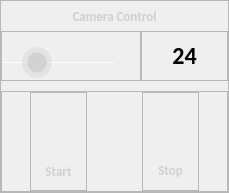
                        <widget class="QFrame" name="Controle_camera">
                         <property name="minimumSize">
                          <size>
                           <width>0</width>
                           <height>0</height>
                          </size>
                         </property>
                         <property name="maximumSize">
                          <size>
                           <width>197</width>
                           <height>16777215</height>
                          </size>
                         </property>
                         <property name="frameShape">
                          <enum>QFrame::StyledPanel</enum>
                         </property>
                         <property name="frameShadow">
                          <enum>QFrame::Raised</enum>
                         </property>
                         <layout class="QVBoxLayout" name="verticalLayout_22">
                          <property name="spacing">
                           <number>10</number>
                          </property>
                          <property name="leftMargin">
                           <number>0</number>
                          </property>
                          <property name="topMargin">
                           <number>4</number>
                          </property>
                          <property name="rightMargin">
                           <number>0</number>
                          </property>
                          <property name="bottomMargin">
                           <number>0</number>
                          </property>
                          <item>
                           <widget class="QLabel" name="label_8">
                            <property name="minimumSize">
                             <size>
                              <width>0</width>
                              <height>16</height>
                             </size>
                            </property>
                            <property name="maximumSize">
                             <size>
                              <width>16777215</width>
                              <height>10</height>
                             </size>
                            </property>
                            <property name="font">
                             <font>
                              <family>Calibri</family>
                              <pointsize>10</pointsize>
                              <weight>75</weight>
                              <bold>true</bold>
                             </font>
                            </property>
                            <property name="styleSheet">
                             <string notr="true">color: rgb(208, 208, 208);
border-radius: none;
border-top: 20px;</string>
                            </property>
                            <property name="text">
                             <string>Camera Control</string>
                            </property>
                            <property name="alignment">
                             <set>Qt::AlignCenter</set>
                            </property>
                           </widget>
                          </item>
                          <item>
                           <widget class="QWidget" name="widget_20" native="true">
                            <property name="maximumSize">
                             <size>
                              <width>16777215</width>
                              <height>50</height>
                             </size>
                            </property>
                            <layout class="QHBoxLayout" name="horizontalLayout_25">
                             <property name="spacing">
                              <number>0</number>
                             </property>
                             <property name="leftMargin">
                              <number>0</number>
                             </property>
                             <property name="topMargin">
                              <number>0</number>
                             </property>
                             <property name="rightMargin">
                              <number>0</number>
                             </property>
                             <property name="bottomMargin">
                              <number>0</number>
                             </property>
                             <item>
                              <widget class="QFrame" name="frame_25">
                               <property name="minimumSize">
                                <size>
                                 <width>140</width>
                                 <height>0</height>
                                </size>
                               </property>
                               <property name="maximumSize">
                                <size>
                                 <width>140</width>
                                 <height>16777215</height>
                                </size>
                               </property>
                               <property name="frameShape">
                                <enum>QFrame::StyledPanel</enum>
                               </property>
                               <property name="frameShadow">
                                <enum>QFrame::Raised</enum>
                               </property>
                               <layout class="QVBoxLayout" name="verticalLayout_20">
                                <property name="spacing">
                                 <number>0</number>
                                </property>
                                <property name="leftMargin">
                                 <number>0</number>
                                </property>
                                <property name="topMargin">
                                 <number>0</number>
                                </property>
                                <property name="rightMargin">
                                 <number>0</number>
                                </property>
                                <property name="bottomMargin">
                                 <number>0</number>
                                </property>
                                <item alignment="Qt::AlignLeft">
                                 <widget class="QSlider" name="slider_exposure_time_expert">
                                  <property name="minimumSize">
                                   <size>
                                    <width>112</width>
                                    <height>60</height>
                                   </size>
                                  </property>
                                  <property name="styleSheet">
                                   <string notr="true">QSlider:horizontal {
    min-height: 60px;
}
QSlider::groove:horizontal {
    height: 1px;
    background: white; 
}
QSlider::handle:horizontal {
    width: 30px;
    margin-top: -15px;
    margin-bottom: -15px;
    border-radius: 15px;
    background: qradialgradient(spread:reflect, cx:0.5, cy:0.5, radius:0.5, fx:0.5, fy:0.5, stop:0.6 rgba(210, 210, 210, 255), stop:0.7 rgba(210, 210, 210, 100));
}
QSlider::handle:horizontal:hover {
    background: qradialgradient(spread:reflect, cx:0.5, cy:0.5, radius:0.5, fx:0.5, fy:0.5, stop:0.6 rgba(255, 255, 255, 255), stop:0.7 rgba(255, 255, 255, 100));
}</string>
                                  </property>
                                  <property name="maximum">
                                   <number>1000</number>
                                  </property>
                                  <property name="singleStep">
                                   <number>1</number>
                                  </property>
                                  <property name="value">
                                   <number>240</number>
                                  </property>
                                  <property name="orientation">
                                   <enum>Qt::Horizontal</enum>
                                  </property>
                                 </widget>
                                </item>
                               </layout>
                              </widget>
                             </item>
                             <item>
                              <widget class="QFrame" name="frame_26">
                               <property name="frameShape">
                                <enum>QFrame::StyledPanel</enum>
                               </property>
                               <property name="frameShadow">
                                <enum>QFrame::Raised</enum>
                               </property>
                               <layout class="QGridLayout" name="gridLayout_10">
                                <item row="0" column="0" alignment="Qt::AlignRight">
                                 <widget class="QLabel" name="slider_exposure_label_expert">
                                  <property name="minimumSize">
                                   <size>
                                    <width>67</width>
                                    <height>0</height>
                                   </size>
                                  </property>
                                  <property name="font">
                                   <font>
                                    <family>Calibri</family>
                                    <pointsize>18</pointsize>
                                    <weight>75</weight>
                                    <bold>true</bold>
                                   </font>
                                  </property>
                                  <property name="styleSheet">
                                   <string notr="true">color: rgb(0, 0, 0);
</string>
                                  </property>
                                  <property name="text">
                                   <string>24</string>
                                  </property>
                                  <property name="alignment">
                                   <set>Qt::AlignCenter</set>
                                  </property>
                                 </widget>
                                </item>
                               </layout>
                              </widget>
                             </item>
                            </layout>
                           </widget>
                          </item>
                          <item>
                           <widget class="QFrame" name="frame_30">
                            <property name="minimumSize">
                             <size>
                              <width>0</width>
                              <height>89</height>
                             </size>
                            </property>
                            <property name="frameShape">
                             <enum>QFrame::StyledPanel</enum>
                            </property>
                            <property name="frameShadow">
                             <enum>QFrame::Raised</enum>
                            </property>
                            <layout class="QHBoxLayout" name="horizontalLayout_26">
                             <property name="spacing">
                              <number>0</number>
                             </property>
                             <property name="leftMargin">
                              <number>0</number>
                             </property>
                             <property name="topMargin">
                              <number>0</number>
                             </property>
                             <property name="rightMargin">
                              <number>0</number>
                             </property>
                             <property name="bottomMargin">
                              <number>0</number>
                             </property>
                             <item alignment="Qt::AlignHCenter">
                              <widget class="QFrame" name="frame_31">
                               <property name="frameShape">
                                <enum>QFrame::StyledPanel</enum>
                               </property>
                               <property name="frameShadow">
                                <enum>QFrame::Raised</enum>
                               </property>
                               <layout class="QGridLayout" name="gridLayout_11">
                                <property name="leftMargin">
                                 <number>0</number>
                                </property>
                                <property name="topMargin">
                                 <number>9</number>
                                </property>
                                <property name="rightMargin">
                                 <number>0</number>
                                </property>
                                <property name="bottomMargin">
                                 <number>18</number>
                                </property>
                                <property name="spacing">
                                 <number>0</number>
                                </property>
                                <item row="1" column="0">
                                 <widget class="QLabel" name="label_17">
                                  <property name="minimumSize">
                                   <size>
                                    <width>0</width>
                                    <height>15</height>
                                   </size>
                                  </property>
                                  <property name="maximumSize">
                                   <size>
                                    <width>16777215</width>
                                    <height>0</height>
                                   </size>
                                  </property>
                                  <property name="font">
                                   <font>
                                    <family>Calibri</family>
                                    <pointsize>10</pointsize>
                                    <weight>75</weight>
                                    <bold>true</bold>
                                   </font>
                                  </property>
                                  <property name="styleSheet">
                                   <string notr="true">color: rgb(208, 208, 208);</string>
                                  </property>
                                  <property name="text">
                                   <string>Start</string>
                                  </property>
                                  <property name="alignment">
                                   <set>Qt::AlignCenter</set>
                                  </property>
                                 </widget>
                                </item>
                                <item row="0" column="0">
                                 <widget class="QToolButton" name="start_expert">
                                  <property name="minimumSize">
                                   <size>
                                    <width>55</width>
                                    <height>55</height>
                                   </size>
                                  </property>
                                  <property name="maximumSize">
                                   <size>
                                    <width>55</width>
                                    <height>55</height>
                                   </size>
                                  </property>
                                  <property name="styleSheet">
                                   <string notr="true">border-radius: 19px; 
background-color: None;
background-repeat: no-repeat; 
background-position: center;</string>
                                  </property>
                                  <property name="text">
                                   <string/>
                                  </property>
                                  <property name="icon">
                                   <iconset>
                                    <normaloff>images/button_start_stop.png</normaloff>
                                    <disabledoff>images/output-onlinepngtools (5).png</disabledoff>images/button_start_stop.png</iconset>
                                  </property>
                                  <property name="iconSize">
                                   <size>
                                    <width>90</width>
                                    <height>90</height>
                                   </size>
                                  </property>
                                  <property name="checkable">
                                   <bool>false</bool>
                                  </property>
                                  <property name="autoRepeat">
                                   <bool>false</bool>
                                  </property>
                                  <property name="autoExclusive">
                                   <bool>false</bool>
                                  </property>
                                 </widget>
                                </item>
                               </layout>
                              </widget>
                             </item>
                             <item alignment="Qt::AlignHCenter">
                              <widget class="QFrame" name="frame_32">
                               <property name="frameShape">
                                <enum>QFrame::StyledPanel</enum>
                               </property>
                               <property name="frameShadow">
                                <enum>QFrame::Raised</enum>
                               </property>
                               <layout class="QGridLayout" name="gridLayout_12">
                                <property name="leftMargin">
                                 <number>0</number>
                                </property>
                                <property name="topMargin">
                                 <number>6</number>
                                </property>
                                <property name="rightMargin">
                                 <number>0</number>
                                </property>
                                <property name="bottomMargin">
                                 <number>18</number>
                                </property>
                                <property name="spacing">
                                 <number>0</number>
                                </property>
                                <item row="0" column="0" alignment="Qt::AlignHCenter">
                                 <widget class="QToolButton" name="stop_expert">
                                  <property name="enabled">
                                   <bool>true</bool>
                                  </property>
                                  <property name="minimumSize">
                                   <size>
                                    <width>55</width>
                                    <height>55</height>
                                   </size>
                                  </property>
                                  <property name="maximumSize">
                                   <size>
                                    <width>55</width>
                                    <height>55</height>
                                   </size>
                                  </property>
                                  <property name="layoutDirection">
                                   <enum>Qt::LeftToRight</enum>
                                  </property>
                                  <property name="styleSheet">
                                   <string notr="true">border-radius: 19px; 
background-color: None;
background-repeat: no-repeat; 
background-position: center;</string>
                                  </property>
                                  <property name="text">
                                   <string/>
                                  </property>
                                  <property name="icon">
                                   <iconset>
                                    <normaloff>images/Stopp.svg</normaloff>
                                    <disabledoff>images/output-onlinepngtools (4).png</disabledoff>images/Stopp.svg</iconset>
                                  </property>
                                  <property name="iconSize">
                                   <size>
                                    <width>80</width>
                                    <height>80</height>
                                   </size>
                                  </property>
                                 </widget>
                                </item>
                                <item row="1" column="0">
                                 <widget class="QLabel" name="label_19">
                                  <property name="minimumSize">
                                   <size>
                                    <width>0</width>
                                    <height>15</height>
                                   </size>
                                  </property>
                                  <property name="maximumSize">
                                   <size>
                                    <width>16777215</width>
                                    <height>0</height>
                                   </size>
                                  </property>
                                  <property name="font">
                                   <font>
                                    <family>Calibri</family>
                                    <pointsize>10</pointsize>
                                    <weight>75</weight>
                                    <bold>true</bold>
                                   </font>
                                  </property>
                                  <property name="styleSheet">
                                   <string notr="true">color: rgb(208, 208, 208);</string>
                                  </property>
                                  <property name="text">
                                   <string>Stop</string>
                                  </property>
                                  <property name="alignment">
                                   <set>Qt::AlignCenter</set>
                                  </property>
                                 </widget>
                                </item>
                               </layout>
                              </widget>
                             </item>
                            </layout>
                           </widget>
                          </item>
                         </layout>
                        </widget>
